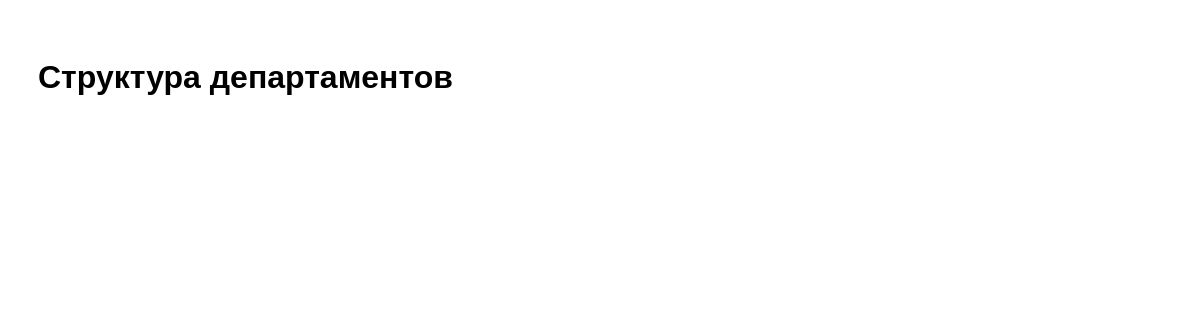
The page /control/structure/ on the database as committed earlier.
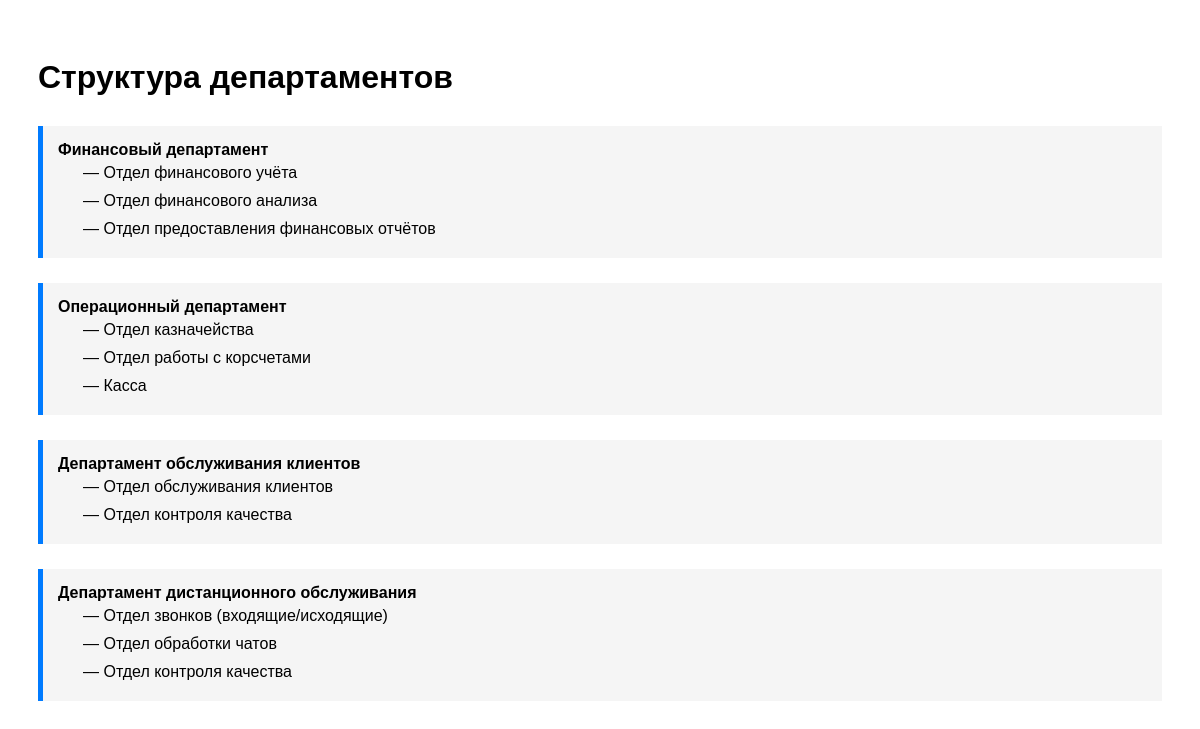
The same page on the database as committed later.
### control_app/models.py (models this page shows, shortened)
class Department(models.Model):
    name = models.CharField("Департамент", max_length=200, unique=True)

class Division(models.Model):
    department = models.ForeignKey(Department, on_delete=models.CASCADE, related_name='divisions')
    name = models.CharField("Отдел", max_length=200)

### control_app/views.py (the view)
# urls.py: path('structure/', department_structure, name='department_structure'),
def department_structure(request):
    departments = Department.objects.prefetch_related('divisions').all()
    return render(request, 'control_app/department_structure.html', {'departments': departments})

### control_app/templates/control_app/department_structure.html (shortened to what this page needs)
<!DOCTYPE html>
<html lang="ru">
<head>
</head>
<body>
    <h1>Структура департаментов</h1>
    {% for department in departments %}
        <div class="department">
            <strong>{{ department.name }}</strong>
            {% for division in department.divisions.all %}
                <div class="division">— {{ division.name }}</div>
            {% endfor %}
        </div>
    {% endfor %}
</body>
</html>

### control_app/templates/control_app/department_structure.html (style rules this page uses)
body { font-family: Arial, sans-serif; padding: 30px; }
h1 { margin-bottom: 30px; }
.department { margin-bottom: 25px; padding: 15px; background-color: #f5f5f5; border-left: 5px solid #007bff; }
.division { margin-left: 20px; padding: 5px; }

Rows that differ between the two databases and show on the page:
added Department: name "Финансовый департамент"
added Division: name "Отдел финансового учёта", shown under "Финансовый департамент"
added Division: name "Отдел финансового анализа", shown under "Финансовый департамент"
added Division: name "Отдел предоставления финансовых отчётов", shown under "Финансовый департамент"
added Department: name "Операционный департамент"
added Division: name "Отдел казначейства", shown under "Операционный департамент"
added Division: name "Отдел работы с корсчетами", shown under "Операционный департамент"
added Division: name "Касса", shown under "Операционный департамент"
added Department: name "Департамент обслуживания клиентов"
added Division: name "Отдел обслуживания клиентов", shown under "Департамент обслуживания клиентов"
added Division: name "Отдел контроля качества", shown under "Департамент обслуживания клиентов"
added Department: name "Департамент дистанционного обслуживания"
added Division: name "Отдел звонков (входящие/исходящие)", shown under "Департамент дистанционного обслуживания"
added Division: name "Отдел обработки чатов", shown under "Департамент дистанционного обслуживания"
added Division: name "Отдел контроля качества", shown under "Департамент дистанционного обслуживания"
